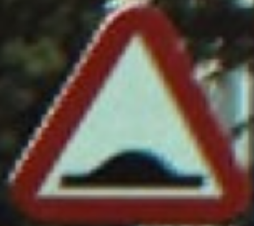
#> input picture signs/1.png, 254 x 226 px; its folder holds only this picture in this run
$ python -i Hog_Batch.py   (imports and definitions only)   (Python 2 division)   (older library calls are emulated)
#> lines starting #> are read from the running program, lines starting #| are printed output that depends on the picture
# -*- coding: utf-8 -*-
"""
Created on Fri May 17 23:59:53 2019

@author: balam
"""

import glob
import cv2
import numpy as np
from scipy.misc.pilutil import imread
from PIL import Image
#from common import clock, mosaic
from sklearn.svm import SVC
import pickle

SZ = 128
CLASS_N = 10

# [24 lines left out: functions loadTrainCategories, loadTestCategories, loadTsign, not called in this run]

def deskew(img):
    SZ = 128
    m = cv2.moments(img)
    if abs(m['mu02']) < 1e-2:
        return img.copy()
    skew = m['mu11']/m['mu02']
    M = np.float32([[1, skew, -0.5*SZ*skew], [0, 1, 0]])
    img = cv2.warpAffine(img, M, img.shape, flags=cv2.WARP_INVERSE_MAP | cv2.INTER_LINEAR)
    img = cv2.resize(img, (128,128))
    return img

# [15 lines left out: function get_hog, not called in this run]

class StatModel(object):
    def load(self, fn):
        self.model.load(fn)  # Known bug: https://github.com/opencv/opencv/issues/4969
    def save(self, fn):
        self.model.save(fn)

class SVM(StatModel):
    # [10 lines left out: function __init__, not called in this run]

    def train(self, samples, responses):
        self.model.fit(samples, responses)

    def predict(self, samples):
        return self.model.predict(samples)

    def predict_proba(self, samples):
        return self.model.predict_proba(samples)

# [18 lines left out: functions evaluate_model, chunksImg, chunksSign, not called in this run]


# [67 lines not run here, left out]

>>> import cv2
>>> picture = cv2.imread('signs/1.png', cv2.IMREAD_GRAYSCALE)
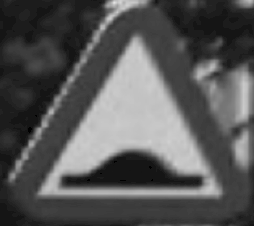
#> picture: shape (226, 254); min 0, max 226, mean 86.9
>>> result = deskew(picture)
#> in deskew, `m = cv2.moments(img)`: m = moments, m00 4988340, centre m10/m00, m01/m00 = (136.1, 118.4)
#> in deskew, `skew = m['mu11']/m['mu02']`: skew = -0.0244
#> in deskew, `M = np.float32([[1, skew, -0.5*SZ*skew], [0, 1, 0]])`: M = [[1, -0.0244, 1.56], [0, 1, 0]]
#> in deskew, `img = cv2.warpAffine(img, M, img.shape, flags=cv2.WARP_INVERSE_MAP | c..`:
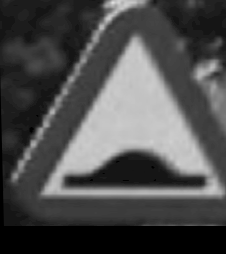
#> img: shape (254, 226); min 0, max 221, mean 77.5
#> in deskew, `img = cv2.resize(img, (128,128))`:
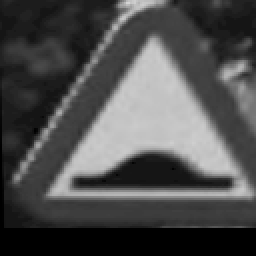
#> img: shape (128, 128) (shown 2 times larger); min 0, max 213, mean 77.5

$ run again, on signs/14.png
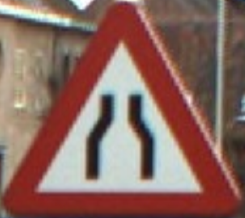
#> input picture signs/14.png, 245 x 218 px
#> `picture = cv2.imread('signs/1.png', cv2.IMREAD_GRAYSCALE)`:
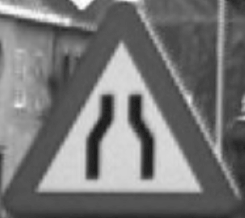
#> picture: shape (218, 245); min 21, max 254, mean 118.9
#> m = moments, m00 6351659, centre m10/m00, m01/m00 = (114.6, 109.1)
#> skew = 0.0551
#> M = [[1, 0.0551, -3.52], [0, 1, 0]]
#> in deskew, `img = cv2.resize(img, (128,128))`:
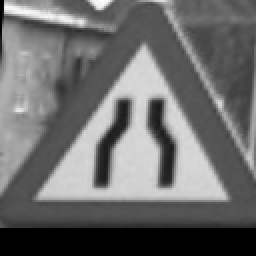
#> img: shape (128, 128) (shown 2 times larger); min 0, max 253, mean 108.6

$ run again, on signs/17.png
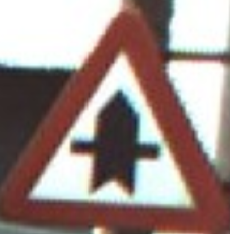
#> input picture signs/17.png, 230 x 234 px
#> `picture = cv2.imread('signs/1.png', cv2.IMREAD_GRAYSCALE)`:
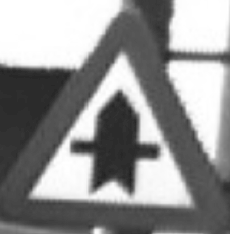
#> picture: shape (234, 230); min 34, max 255, mean 146.2
#> m = moments, m00 7870779, centre m10/m00, m01/m00 = (119.8, 102.4)
#> skew = 0.0523
#> M = [[1, 0.0523, -3.35], [0, 1, 0]]
#> in deskew, `img = cv2.resize(img, (128,128))`:
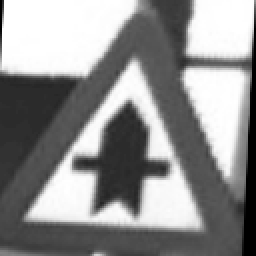
#> img: shape (128, 128) (shown 2 times larger); min 0, max 255, mean 143.4

$ run again, on signs/19.png
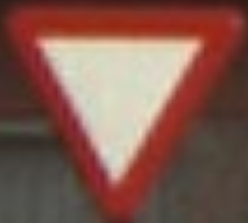
#> input picture signs/19.png, 248 x 223 px
#> `picture = cv2.imread('signs/1.png', cv2.IMREAD_GRAYSCALE)`:
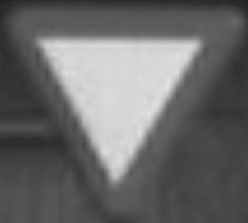
#> picture: shape (223, 248); min 34, max 227, mean 105.2
#> m = moments, m00 5820084, centre m10/m00, m01/m00 = (122.7, 104)
#> skew = -0.00981
#> M = [[1, -0.00981, 0.628], [0, 1, 0]]
#> in deskew, `img = cv2.resize(img, (128,128))`:
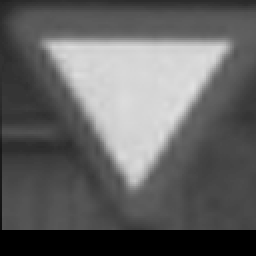
#> img: shape (128, 128) (shown 2 times larger); min 0, max 225, mean 98.4
